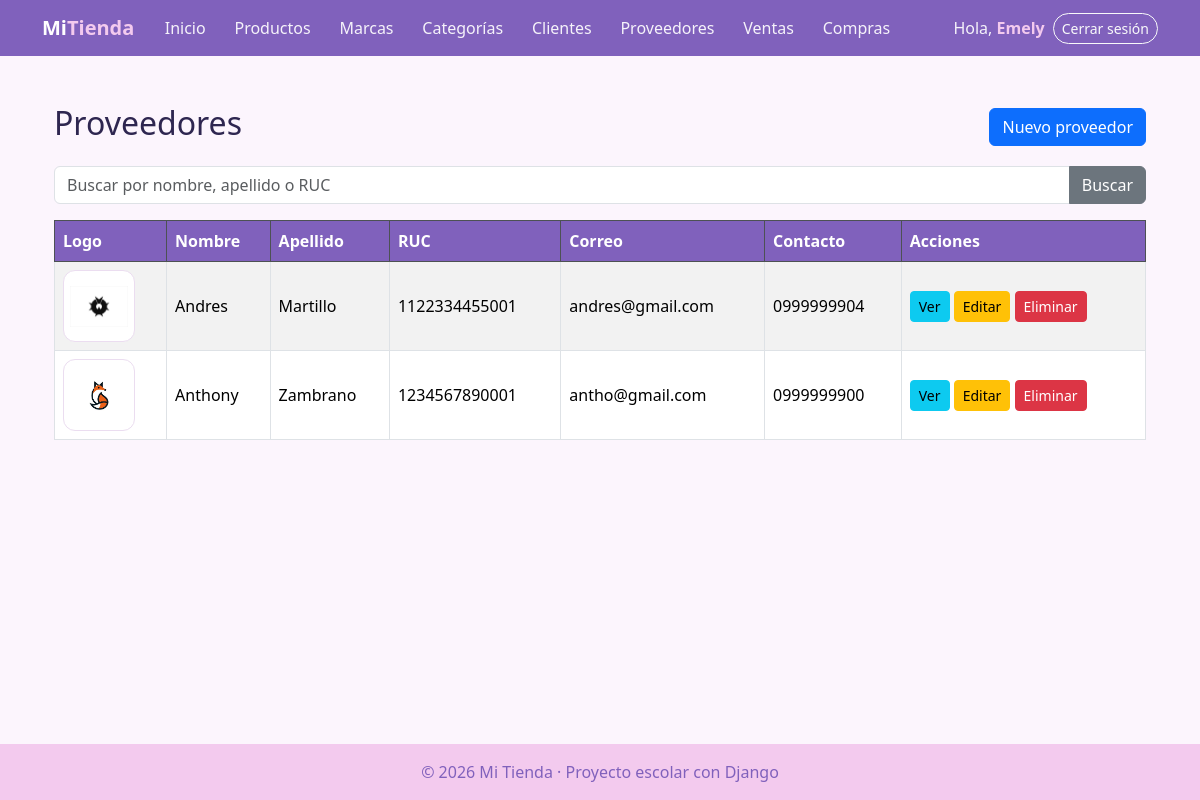
/facturacion/proveedores/ (signed in), run on the app's committed database.
### facturacion/models.py (models this page shows, shortened)
class ModeloBase(models.Model):
    user = models.ForeignKey(                    # 1:N con User: un usuario registra muchos registros
        User,
        on_delete=models.SET_NULL,               # Si borran al usuario, el registro se queda con user vacío
        null=True,                               # SET_NULL necesita que la columna acepte NULL
        blank=True,
        editable=False,                          # No aparece en formularios: lo llena la VISTA, no la persona
        related_name="%(class)s_registrados",    # %(class)s = nombre del modelo → user.producto_registrados
        verbose_name="Registrado por",
    )
    fecha_creacion = models.DateTimeField("Fecha de creación", auto_now_add=True)   # Se llena sola al CREAR
    fecha_modificacion = models.DateTimeField("Última modificación", auto_now=True) # Se actualiza sola en CADA save()
    class Meta:
        abstract = True                          # ← LA CLAVE: modelo "molde", sin tabla propia

class Proveedor(ModeloBase):                     # NUEVO
    nombre = models.CharField(max_length=80)
    apellido = models.CharField(max_length=80)
    ruc = models.CharField("RUC", max_length=13, unique=True)        # RUC de Ecuador: 13 dígitos
    email = models.EmailField("Correo", blank=True)
    contacto = models.CharField("Teléfono de contacto", max_length=15, blank=True)
    logo = models.ImageField(upload_to="proveedores/", blank=True)   # Archivo en MEDIA_ROOT/proveedores/
    class Meta:
        verbose_name = "Proveedor"
        verbose_name_plural = "Proveedores"
        ordering = ["nombre", "apellido"]

### facturacion/views.py (the view)
# urls.py: path("proveedores/", views.ProveedorListView.as_view(), name="proveedor_lista"),
class ProveedorListView(LoginRequiredMixin, ListView):     # LISTAR
    model = Proveedor
    template_name = "facturacion/proveedor_lista.html"
    context_object_name = "proveedores"
    paginate_by = 5
    extra_context = {"titulo": "Proveedores"}
    def get_queryset(self):
        proveedores = super().get_queryset()
        q = self.request.GET.get("q", "")
        if q:   # busca por nombre, apellido o RUC
            proveedores = proveedores.filter(
                Q(nombre__icontains=q) | Q(apellido__icontains=q) | Q(ruc__icontains=q)
            )
        return proveedores
    def get_context_data(self, **kwargs):
        contexto = super().get_context_data(**kwargs)
        contexto["q"] = self.request.GET.get("q", "")
        return contexto

### facturacion/templates/facturacion/proveedor_lista.html (shortened to what this page needs)
{% extends "base.html" %}
{% block contenido %}
<div class="container mt-4">
    <div class="d-flex justify-content-between align-items-center mb-3">
        <h2>{{ titulo }}</h2>
        <a href="{% url 'facturacion:proveedor_crear' %}" class="btn btn-primary">
            Nuevo proveedor
        </a>
    </div>
    <form method="GET" class="mb-3">
        <div class="input-group">
            <input type="text" name="q" class="form-control"
                   placeholder="Buscar por nombre, apellido o RUC"
                   value="{{ q }}">
            <button type="submit" class="btn btn-secondary">
                Buscar
            </button>
        </div>
    </form>
    <div class="table-responsive">
        <table class="table table-bordered table-striped">
            <thead class="table-dark">
                <tr>
                    <th>Logo</th>
                    <th>Nombre</th>
                    <th>Apellido</th>
                    <th>RUC</th>
                    <th>Correo</th>
                    <th>Contacto</th>
                    <th>Acciones</th>
                </tr>
            </thead>
            <tbody>
                {% for proveedor in proveedores %}
                <tr>
                    <td>
                        {% if proveedor.logo %}
                            <img src="{{ proveedor.logo.url }}" width="50" alt="Logo">
                        {% else %}
                            Sin logo
                        {% endif %}
                    </td>
                    <td>{{ proveedor.nombre }}</td>
                    <td>{{ proveedor.apellido }}</td>
                    <td>{{ proveedor.ruc }}</td>
                    <td>{{ proveedor.email|default:"-" }}</td>
                    <td>{{ proveedor.contacto|default:"-" }}</td>
                    <td>
                        <a href="{% url 'facturacion:proveedor_detalle' proveedor.pk %}"
                           class="btn btn-info btn-sm">
                            Ver
                        </a>
                        <a href="{% url 'facturacion:proveedor_editar' proveedor.pk %}"
                           class="btn btn-warning btn-sm">
                            Editar
                        </a>
                        <a href="{% url 'facturacion:proveedor_eliminar' proveedor.pk %}"
                           class="btn btn-danger btn-sm">
                            Eliminar
                        </a>
                    </td>
                </tr>
                {% empty %}
                <tr>
                    <td colspan="7" class="text-center">
                        No hay proveedores registrados.
                    </td>
                </tr>
                {% endfor %}
            </tbody>
        </table>
    </div>
</div>
{% endblock %}

### templates/base.html (shortened to what this page needs)
{% load static %}
<!DOCTYPE html>
<html lang="es">
<head>
    <link href="https://cdn.jsdelivr.net/npm/bootstrap@5.3.3/dist/css/bootstrap.min.css" rel="stylesheet">
    <link rel="stylesheet" href="{% static 'css/estilos.css' %}?v=5">
</head>
<body>
    <nav class="navbar navbar-expand-lg navbar-dark barra">
        <div class="container">
            <a class="navbar-brand fw-bold" href="{% url 'home' %}">Mi<span class="text-warning">Tienda</span></a>
            <div class="collapse navbar-collapse" id="menu">
                <ul class="navbar-nav me-auto">
                    <li class="nav-item"><a class="nav-link" href="{% url 'home' %}">Inicio</a></li>
                    {% if user.is_authenticated %}
                        <li class="nav-item"><a class="nav-link" href="{% url 'facturacion:producto_lista' %}">Productos</a></li>
                        <li class="nav-item"><a class="nav-link" href="{% url 'facturacion:marca_lista' %}">Marcas</a></li>
                        <li class="nav-item"><a class="nav-link" href="{% url 'facturacion:categoria_lista' %}">Categorías</a></li>
                        <li class="nav-item"><a class="nav-link" href="{% url 'facturacion:cliente_lista' %}">Clientes</a></li>
                        <li class="nav-item"><a class="nav-link" href="{% url 'facturacion:proveedor_lista' %}">Proveedores</a></li>
                        <li class="nav-item"><a class="nav-link" href="{% url 'facturacion:venta_lista' %}">Ventas</a></li>
                        <li class="nav-item"><a class="nav-link" href="{% url 'facturacion:compra_lista' %}">Compras</a></li>
                    {% endif %}
                </ul>
                <ul class="navbar-nav align-items-lg-center gap-2">
                    {% if user.is_authenticated %}
                        <li class="nav-item navbar-text">Hola, <a href="{% url 'facturacion:mi_perfil' %}" class="text-warning fw-bold text-decoration-none">{{ user.username }}</a></li>
                        <li class="nav-item">
                            <form method="post" action="{% url 'logout' %}" class="m-0">
                                <button type="submit" class="btn btn-sm btn-outline-light">Cerrar sesión</button>
                            </form>
                        </li>
                    {% else %}
                        <li class="nav-item"><a class="nav-link" href="{% url 'login' %}">Ingresar</a></li>
                        <li class="nav-item"><a class="btn btn-sm btn-warning" href="{% url 'registro' %}">Crear cuenta</a></li>
                    {% endif %}
                </ul>
            </div>
        </div>
    </nav>
    <main class="container py-4">
        {% block contenido %}{% endblock %}
    </main>
    <footer class="pie text-center py-3">© 2026 Mi Tienda · Proyecto escolar con Django</footer>
</body>
</html>

### static/css/estilos.css (style rules this page uses)
:root { --acento: #8061bc; --acento-claro: #8566BE; --rosa: #F3CAEE; --azul: #8E9BD8; --morado: #B08AD0; --fondo: #FCF5FD; --texto: #2E2650; --borde: #EBDDF0; }
body { background-color: var(--fondo); color: var(--texto); min-height: 100vh; display: flex; flex-direction: column; }
main { flex: 1; }
.barra { background-color: var(--acento); }
.barra .text-warning { color: var(--rosa) !important; }
.table thead th { background-color: var(--acento); color: white; }
.pie { background-color: var(--rosa); color: var(--acento); }
.table td img { width: 72px; height: 72px; object-fit: contain; background: #fff; padding: 6px; border: 1px solid var(--borde); border-radius: 12px; display: block; }
.table td, .table th { vertical-align: middle; }
.barra .navbar-nav .nav-link { color: rgba(255, 255, 255, .92); border-radius: 999px; padding: .4rem .9rem; transition: background .2s; }
.barra .navbar-text { color: rgba(255, 255, 255, .92); }
.barra .btn-outline-light { border-radius: 999px; }

### data on the page
Proveedor: logo (picture), nombre "Andres", apellido "Martillo", ruc "1122334455001", email "andres@gmail.com", contacto "0999999904"
Proveedor: logo (picture), nombre "Anthony", apellido "Zambrano", ruc "1234567890001", email "antho@gmail.com", contacto "0999999900"

### other printed values
{{ user.username }} "Emely"
{{ titulo }} "Proveedores"
